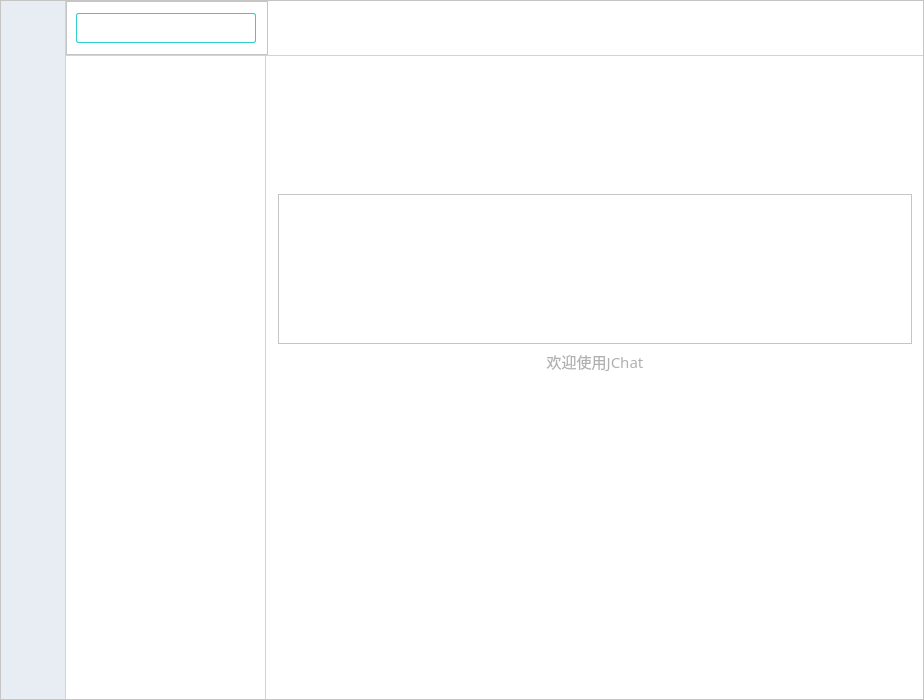
<?xml version="1.0" encoding="UTF-8"?>
<ui version="4.0">
 <class>MainWidgetClass</class>
 <widget class="QWidget" name="MainWidgetClass">
  <property name="geometry">
   <rect>
    <x>0</x>
    <y>0</y>
    <width>924</width>
    <height>700</height>
   </rect>
  </property>
  <property name="focusPolicy">
   <enum>Qt::ClickFocus</enum>
  </property>
  <property name="windowTitle">
   <string/>
  </property>
  <property name="styleSheet">
   <string notr="true">QWidget
{
	font-family:&quot;微软雅黑&quot;;	
	background-color: rgb(255, 255, 255);
}
QPushButton
{
	color: rgb(0, 0, 0);
	border:1px solid rgb(200, 200, 200);
	border-radius:3px;
	min-height:25px;
	min-width:65px;
}
QPushButton:hover
{
	background-color: rgb(242, 246, 251);
}

QPushButton:default
{
	border:none;
	background-color: rgb(57, 209, 206);
	color: rgb(255, 255, 255);
}
QPushButton:default:hover
{
	background-color:rgb(2, 189, 188);
	color: rgb(255, 255, 255);
}

QMenu {
	border: 1px solid rgba(232, 237, 243);
    background-color: white;
}

QMenu::item {
      padding: 2px 25px 2px 20px;
      border: 1px solid transparent; /* reserve space for selection border */
}

QMenu::item:selected {  
      background: rgba(232, 237, 243);
}

QLineEdit {
 	color: rgb(0, 0, 0);
    background-color: rgba(0, 0, 0, 0);
	min-height:22px;
	border:1px solid rgb(57, 209, 206);
	border-radius:2px;
}

QScrollBar:vertical {
	background-color: rgba(0, 0, 0, 0);
	border: none;
	width: 8px;
	margin: 12px 0px 12px 0;
}

QScrollBar::handle:vertical {
	background-color: rgb(148, 148, 148);
	min-height: 25px;
	border-radius: 3px;
}

QScrollBar::sub-line:vertical {
	height: 12px;
	border: none;
	subcontrol-position: top;
	subcontrol-origin: margin;
}

QScrollBar::add-line:vertical {
	height: 12px;
	border: none;
	subcontrol-position: bottom;
	subcontrol-origin: margin;
}

QScrollBar::up-arrow:vertical {
	image: url(:/image/resource/滚动上.png);
}

QScrollBar::down-arrow:vertical {
	image:url(:/image/resource/滚动下.png);
}

QScrollBar::add-page:vertical, QScrollBar::sub-page:vertical {
	background-color: rgba(0, 0, 0, 0);
}

QScrollBar:horizontal {
	background-color: rgba(0, 0, 0, 0);
	border: none;
	height: 8px;
	margin:0 12px 0px 12px;
}

QScrollBar::handle:horizontal {
	
	background-color: rgb(148, 148, 148);
	min-width: 25px;
	border-radius: 3px;
}

QScrollBar::sub-line:horizontal {
	width: 12px;
	border: none;
	subcontrol-position: left;
	subcontrol-origin: margin;
}

QScrollBar::add-line:horizontal {
	width: 12px;
	border: none;
	subcontrol-position: right;
	subcontrol-origin: margin;
}

QScrollBar::left-arrow:horizontal {
	image: url(:/image/resource/滚动Left.png)
}

QScrollBar::right-arrow:horizontal {
	image: url(:/image/resource/滚动Right.png);
}

QScrollBar::add-page:horizontal, QScrollBar::sub-page:horizontal {
	background-color: rgba(0, 0, 0, 0);
}


</string>
  </property>
  <layout class="QVBoxLayout" name="verticalLayout_8">
   <property name="leftMargin">
    <number>0</number>
   </property>
   <property name="topMargin">
    <number>0</number>
   </property>
   <property name="rightMargin">
    <number>0</number>
   </property>
   <property name="bottomMargin">
    <number>0</number>
   </property>
   <item>
    <widget class="QFrame" name="frameContainer">
     <property name="styleSheet">
      <string notr="true"/>
     </property>
     <property name="frameShape">
      <enum>QFrame::StyledPanel</enum>
     </property>
     <property name="frameShadow">
      <enum>QFrame::Raised</enum>
     </property>
     <layout class="QHBoxLayout" name="horizontalLayout_3">
      <property name="spacing">
       <number>0</number>
      </property>
      <property name="leftMargin">
       <number>0</number>
      </property>
      <property name="topMargin">
       <number>0</number>
      </property>
      <property name="rightMargin">
       <number>0</number>
      </property>
      <property name="bottomMargin">
       <number>0</number>
      </property>
      <item>
       <widget class="QFrame" name="frame">
        <property name="minimumSize">
         <size>
          <width>65</width>
          <height>0</height>
         </size>
        </property>
        <property name="maximumSize">
         <size>
          <width>65</width>
          <height>16777215</height>
         </size>
        </property>
        <property name="styleSheet">
         <string notr="true">
QFrame
{
	border:none;
	border-right:1px solid lightgray;
	
	background-color: rgb(232, 237, 243);
}

QToolButton
{
	border:none;
	background-color:transparent;
}

#labelAvatar
{
	border:1px solid rgb(45, 208, 207);
	border:none;
}

#btnMessages
{
	image: url(:/image/resource/聊天2.png);
}
#btnMessages:checked
{
image: url(:/image/resource/聊天2pre.png);
}

#btnContacts
{
	image: url(:/image/resource/通讯录.png);
}
#btnContacts:checked
{
	image: url(:/image/resource/通讯录pre.png);
}

#btnRooms
{
	image: url(:/image/resource/聊天.png);
}
#btnRooms:checked
{
	image: url(:/image/resource/聊天pre.png);
}</string>
        </property>
        <property name="frameShape">
         <enum>QFrame::StyledPanel</enum>
        </property>
        <property name="frameShadow">
         <enum>QFrame::Raised</enum>
        </property>
        <layout class="QVBoxLayout" name="verticalLayout">
         <property name="spacing">
          <number>20</number>
         </property>
         <property name="leftMargin">
          <number>5</number>
         </property>
         <property name="topMargin">
          <number>10</number>
         </property>
         <property name="rightMargin">
          <number>5</number>
         </property>
         <property name="bottomMargin">
          <number>30</number>
         </property>
         <item>
          <layout class="QHBoxLayout" name="horizontalLayout">
           <property name="spacing">
            <number>0</number>
           </property>
           <item>
            <spacer name="horizontalSpacer">
             <property name="orientation">
              <enum>Qt::Horizontal</enum>
             </property>
             <property name="sizeHint" stdset="0">
              <size>
               <width>40</width>
               <height>20</height>
              </size>
             </property>
            </spacer>
           </item>
           <item>
            <widget class="JChat::Label" name="labelAvatar">
             <property name="sizePolicy">
              <sizepolicy hsizetype="Fixed" vsizetype="Fixed">
               <horstretch>0</horstretch>
               <verstretch>0</verstretch>
              </sizepolicy>
             </property>
             <property name="minimumSize">
              <size>
               <width>48</width>
               <height>48</height>
              </size>
             </property>
             <property name="maximumSize">
              <size>
               <width>48</width>
               <height>48</height>
              </size>
             </property>
             <property name="text">
              <string/>
             </property>
             <property name="pixmap">
              <pixmap resource="Resource.qrc">:/image/resource/头像60px.png</pixmap>
             </property>
             <property name="scaledContents">
              <bool>true</bool>
             </property>
            </widget>
           </item>
           <item>
            <spacer name="horizontalSpacer_2">
             <property name="orientation">
              <enum>Qt::Horizontal</enum>
             </property>
             <property name="sizeHint" stdset="0">
              <size>
               <width>40</width>
               <height>20</height>
              </size>
             </property>
            </spacer>
           </item>
          </layout>
         </item>
         <item>
          <spacer name="verticalSpacer_2">
           <property name="orientation">
            <enum>Qt::Vertical</enum>
           </property>
           <property name="sizeType">
            <enum>QSizePolicy::Preferred</enum>
           </property>
           <property name="sizeHint" stdset="0">
            <size>
             <width>20</width>
             <height>100</height>
            </size>
           </property>
          </spacer>
         </item>
         <item>
          <widget class="JChat::ToolButton" name="btnMessages">
           <property name="sizePolicy">
            <sizepolicy hsizetype="Preferred" vsizetype="Preferred">
             <horstretch>0</horstretch>
             <verstretch>0</verstretch>
            </sizepolicy>
           </property>
           <property name="minimumSize">
            <size>
             <width>50</width>
             <height>0</height>
            </size>
           </property>
           <property name="iconSize">
            <size>
             <width>25</width>
             <height>25</height>
            </size>
           </property>
           <property name="checkable">
            <bool>true</bool>
           </property>
           <property name="checked">
            <bool>true</bool>
           </property>
          </widget>
         </item>
         <item>
          <widget class="JChat::ToolButton" name="btnContacts">
           <property name="sizePolicy">
            <sizepolicy hsizetype="Preferred" vsizetype="Preferred">
             <horstretch>0</horstretch>
             <verstretch>0</verstretch>
            </sizepolicy>
           </property>
           <property name="minimumSize">
            <size>
             <width>50</width>
             <height>0</height>
            </size>
           </property>
           <property name="iconSize">
            <size>
             <width>25</width>
             <height>25</height>
            </size>
           </property>
           <property name="checkable">
            <bool>true</bool>
           </property>
          </widget>
         </item>
         <item>
          <widget class="JChat::ToolButton" name="btnRooms">
           <property name="sizePolicy">
            <sizepolicy hsizetype="Preferred" vsizetype="Preferred">
             <horstretch>0</horstretch>
             <verstretch>0</verstretch>
            </sizepolicy>
           </property>
           <property name="minimumSize">
            <size>
             <width>50</width>
             <height>0</height>
            </size>
           </property>
           <property name="iconSize">
            <size>
             <width>25</width>
             <height>25</height>
            </size>
           </property>
           <property name="checkable">
            <bool>true</bool>
           </property>
          </widget>
         </item>
         <item>
          <spacer name="verticalSpacer">
           <property name="orientation">
            <enum>Qt::Vertical</enum>
           </property>
           <property name="sizeType">
            <enum>QSizePolicy::Expanding</enum>
           </property>
           <property name="sizeHint" stdset="0">
            <size>
             <width>20</width>
             <height>350</height>
            </size>
           </property>
          </spacer>
         </item>
         <item>
          <layout class="QVBoxLayout" name="verticalLayout_7">
           <property name="spacing">
            <number>25</number>
           </property>
           <property name="topMargin">
            <number>0</number>
           </property>
           <item>
            <widget class="QToolButton" name="btnAdd">
             <property name="sizePolicy">
              <sizepolicy hsizetype="Preferred" vsizetype="Preferred">
               <horstretch>0</horstretch>
               <verstretch>0</verstretch>
              </sizepolicy>
             </property>
             <property name="text">
              <string/>
             </property>
             <property name="icon">
              <iconset resource="Resource.qrc">
               <normaloff>:/image/resource/添加 常态.png</normaloff>:/image/resource/添加 常态.png</iconset>
             </property>
             <property name="iconSize">
              <size>
               <width>25</width>
               <height>25</height>
              </size>
             </property>
             <property name="popupMode">
              <enum>QToolButton::InstantPopup</enum>
             </property>
             <property name="toolButtonStyle">
              <enum>Qt::ToolButtonIconOnly</enum>
             </property>
             <property name="arrowType">
              <enum>Qt::NoArrow</enum>
             </property>
            </widget>
           </item>
           <item>
            <widget class="QToolButton" name="btnMenu">
             <property name="sizePolicy">
              <sizepolicy hsizetype="Preferred" vsizetype="Preferred">
               <horstretch>0</horstretch>
               <verstretch>0</verstretch>
              </sizepolicy>
             </property>
             <property name="text">
              <string/>
             </property>
             <property name="icon">
              <iconset resource="Resource.qrc">
               <normaloff>:/image/resource/菜单 常态.png</normaloff>:/image/resource/菜单 常态.png</iconset>
             </property>
             <property name="iconSize">
              <size>
               <width>25</width>
               <height>25</height>
              </size>
             </property>
            </widget>
           </item>
          </layout>
         </item>
        </layout>
       </widget>
      </item>
      <item>
       <layout class="QVBoxLayout" name="verticalLayout_2">
        <property name="spacing">
         <number>0</number>
        </property>
        <item>
         <widget class="QFrame" name="frame_header">
          <property name="sizePolicy">
           <sizepolicy hsizetype="MinimumExpanding" vsizetype="Preferred">
            <horstretch>0</horstretch>
            <verstretch>0</verstretch>
           </sizepolicy>
          </property>
          <property name="styleSheet">
           <string notr="true">
#lineEditSearch
{
	height:28px;
	border:1px solid rgb(45, 208, 207);
	border-radius:2px;

}

#frame_header
{
	border:none;
	border-bottom:1px solid lightgray;
}

			#btnClose ,#btnMax, #btnMin
			{ 
				background: none;
				border:none;
				border-radius: 0px;
				padding:0px;
				min-height: 30px;
				min-width: 40px;
			}

			#btnClose:hover,#btnMax:hover,#btnMin:hover
			{ 
				background-color:rgb(203, 203, 203);
			}


</string>
          </property>
          <property name="frameShape">
           <enum>QFrame::StyledPanel</enum>
          </property>
          <property name="frameShadow">
           <enum>QFrame::Raised</enum>
          </property>
          <layout class="QHBoxLayout" name="horizontalLayout_2">
           <property name="spacing">
            <number>1</number>
           </property>
           <property name="leftMargin">
            <number>0</number>
           </property>
           <property name="topMargin">
            <number>0</number>
           </property>
           <property name="rightMargin">
            <number>0</number>
           </property>
           <property name="bottomMargin">
            <number>0</number>
           </property>
           <item>
            <widget class="QFrame" name="frame_7">
             <property name="sizePolicy">
              <sizepolicy hsizetype="Preferred" vsizetype="Preferred">
               <horstretch>0</horstretch>
               <verstretch>0</verstretch>
              </sizepolicy>
             </property>
             <property name="frameShape">
              <enum>QFrame::StyledPanel</enum>
             </property>
             <property name="frameShadow">
              <enum>QFrame::Raised</enum>
             </property>
             <layout class="QHBoxLayout" name="horizontalLayout_8">
              <property name="leftMargin">
               <number>9</number>
              </property>
              <item>
               <widget class="QLineEdit" name="lineEditSearch">
                <property name="sizePolicy">
                 <sizepolicy hsizetype="Preferred" vsizetype="Fixed">
                  <horstretch>0</horstretch>
                  <verstretch>0</verstretch>
                 </sizepolicy>
                </property>
                <property name="minimumSize">
                 <size>
                  <width>180</width>
                  <height>30</height>
                 </size>
                </property>
                <property name="maximumSize">
                 <size>
                  <width>180</width>
                  <height>16777215</height>
                 </size>
                </property>
               </widget>
              </item>
             </layout>
            </widget>
           </item>
           <item>
            <spacer name="horizontalSpacer_3">
             <property name="orientation">
              <enum>Qt::Horizontal</enum>
             </property>
             <property name="sizeHint" stdset="0">
              <size>
               <width>40</width>
               <height>20</height>
              </size>
             </property>
            </spacer>
           </item>
           <item>
            <layout class="QVBoxLayout" name="verticalLayout_12">
             <property name="spacing">
              <number>0</number>
             </property>
             <property name="topMargin">
              <number>0</number>
             </property>
             <property name="rightMargin">
              <number>0</number>
             </property>
             <property name="bottomMargin">
              <number>0</number>
             </property>
             <item>
              <layout class="QHBoxLayout" name="horizontalLayout_10">
               <property name="leftMargin">
                <number>0</number>
               </property>
               <item>
                <widget class="QToolButton" name="btnMin">
                 <property name="text">
                  <string/>
                 </property>
                </widget>
               </item>
               <item>
                <widget class="QToolButton" name="btnMax">
                 <property name="text">
                  <string/>
                 </property>
                </widget>
               </item>
               <item>
                <widget class="QToolButton" name="btnClose">
                 <property name="sizePolicy">
                  <sizepolicy hsizetype="Minimum" vsizetype="Fixed">
                   <horstretch>0</horstretch>
                   <verstretch>0</verstretch>
                  </sizepolicy>
                 </property>
                 <property name="styleSheet">
                  <string notr="true"/>
                 </property>
                 <property name="text">
                  <string/>
                 </property>
                </widget>
               </item>
              </layout>
             </item>
             <item>
              <spacer name="verticalSpacer_7">
               <property name="orientation">
                <enum>Qt::Vertical</enum>
               </property>
               <property name="sizeType">
                <enum>QSizePolicy::Ignored</enum>
               </property>
               <property name="sizeHint" stdset="0">
                <size>
                 <width>20</width>
                 <height>20</height>
                </size>
               </property>
              </spacer>
             </item>
            </layout>
           </item>
          </layout>
         </widget>
        </item>
        <item>
         <widget class="QStackedWidget" name="stackedWidget">
          <property name="styleSheet">
           <string notr="true">#stackedWidget
{
	border:none;
}



</string>
          </property>
          <widget class="QWidget" name="pageMessages">
           <property name="styleSheet">
            <string notr="true">#listConversation
{
	border:none;
	border-right:1px solid lightgray;
	outline:none;
}

#listConversation::item
{
	border:none;
	border-top:1px solid lightgray;
}

#listConversation::item:selected
{	
	background-color: #F3F7FB ;
}

#listConversation::item:first
{
	border:none;
}



#stackedWidgetChat
{
	border:none;
}</string>
           </property>
           <layout class="QVBoxLayout" name="verticalLayout_3">
            <property name="leftMargin">
             <number>0</number>
            </property>
            <property name="topMargin">
             <number>0</number>
            </property>
            <property name="rightMargin">
             <number>0</number>
            </property>
            <property name="bottomMargin">
             <number>0</number>
            </property>
            <item>
             <widget class="QSplitter" name="splitter">
              <property name="orientation">
               <enum>Qt::Horizontal</enum>
              </property>
              <property name="handleWidth">
               <number>1</number>
              </property>
              <property name="childrenCollapsible">
               <bool>false</bool>
              </property>
              <widget class="QListView" name="listConversation">
               <property name="sizePolicy">
                <sizepolicy hsizetype="Minimum" vsizetype="Expanding">
                 <horstretch>1</horstretch>
                 <verstretch>0</verstretch>
                </sizepolicy>
               </property>
               <property name="minimumSize">
                <size>
                 <width>200</width>
                 <height>0</height>
                </size>
               </property>
               <property name="maximumSize">
                <size>
                 <width>300</width>
                 <height>16777215</height>
                </size>
               </property>
               <property name="verticalScrollBarPolicy">
                <enum>Qt::ScrollBarAsNeeded</enum>
               </property>
               <property name="horizontalScrollBarPolicy">
                <enum>Qt::ScrollBarAlwaysOff</enum>
               </property>
               <property name="editTriggers">
                <set>QAbstractItemView::NoEditTriggers</set>
               </property>
               <property name="verticalScrollMode">
                <enum>QAbstractItemView::ScrollPerPixel</enum>
               </property>
               <property name="horizontalScrollMode">
                <enum>QAbstractItemView::ScrollPerItem</enum>
               </property>
              </widget>
              <widget class="QStackedWidget" name="stackedWidgetChat">
               <property name="sizePolicy">
                <sizepolicy hsizetype="Preferred" vsizetype="Preferred">
                 <horstretch>100</horstretch>
                 <verstretch>0</verstretch>
                </sizepolicy>
               </property>
               <widget class="QWidget" name="page">
                <layout class="QVBoxLayout" name="Layout_4">
                 <property name="bottomMargin">
                  <number>200</number>
                 </property>
                 <item>
                  <spacer name="verticalSpacer_4">
                   <property name="orientation">
                    <enum>Qt::Vertical</enum>
                   </property>
                   <property name="sizeHint" stdset="0">
                    <size>
                     <width>20</width>
                     <height>40</height>
                    </size>
                   </property>
                  </spacer>
                 </item>
                 <item>
                  <widget class="QFrame" name="frame_2">
                   <property name="minimumSize">
                    <size>
                     <width>150</width>
                     <height>150</height>
                    </size>
                   </property>
                   <property name="styleSheet">
                    <string notr="true">
image: url(:/image/resource/欢迎页.png);</string>
                   </property>
                   <property name="frameShape">
                    <enum>QFrame::StyledPanel</enum>
                   </property>
                   <property name="frameShadow">
                    <enum>QFrame::Raised</enum>
                   </property>
                  </widget>
                 </item>
                 <item>
                  <widget class="QLabel" name="label_4">
                   <property name="font">
                    <font>
                     <family>微软雅黑</family>
                     <pointsize>11</pointsize>
                    </font>
                   </property>
                   <property name="styleSheet">
                    <string notr="true">color: rgb(176, 176, 176);</string>
                   </property>
                   <property name="text">
                    <string>欢迎使用JChat</string>
                   </property>
                   <property name="alignment">
                    <set>Qt::AlignCenter</set>
                   </property>
                  </widget>
                 </item>
                 <item>
                  <spacer name="verticalSpacer_3">
                   <property name="orientation">
                    <enum>Qt::Vertical</enum>
                   </property>
                   <property name="sizeHint" stdset="0">
                    <size>
                     <width>20</width>
                     <height>40</height>
                    </size>
                   </property>
                  </spacer>
                 </item>
                </layout>
               </widget>
              </widget>
             </widget>
            </item>
           </layout>
          </widget>
          <widget class="QWidget" name="pageContacts">
           <property name="styleSheet">
            <string notr="true">#listContactType
{
	border:none;
	border-right:1px solid lightgray;
}

#listContactType::item
{
	min-height:30px;
}


#stackedWidgetContact
{
	border:none;
}</string>
           </property>
           <layout class="QVBoxLayout" name="verticalLayout_4">
            <property name="leftMargin">
             <number>0</number>
            </property>
            <property name="topMargin">
             <number>0</number>
            </property>
            <property name="rightMargin">
             <number>0</number>
            </property>
            <property name="bottomMargin">
             <number>0</number>
            </property>
            <item>
             <widget class="QSplitter" name="splitter_2">
              <property name="orientation">
               <enum>Qt::Horizontal</enum>
              </property>
              <property name="handleWidth">
               <number>1</number>
              </property>
              <property name="childrenCollapsible">
               <bool>false</bool>
              </property>
              <widget class="QListView" name="listContactType">
               <property name="sizePolicy">
                <sizepolicy hsizetype="Minimum" vsizetype="Expanding">
                 <horstretch>1</horstretch>
                 <verstretch>0</verstretch>
                </sizepolicy>
               </property>
               <property name="minimumSize">
                <size>
                 <width>200</width>
                 <height>0</height>
                </size>
               </property>
               <property name="maximumSize">
                <size>
                 <width>300</width>
                 <height>16777215</height>
                </size>
               </property>
               <property name="styleSheet">
                <string notr="true">QListView::item
{
	min-height:35px;

}</string>
               </property>
               <property name="verticalScrollBarPolicy">
                <enum>Qt::ScrollBarAlwaysOff</enum>
               </property>
               <property name="horizontalScrollBarPolicy">
                <enum>Qt::ScrollBarAlwaysOff</enum>
               </property>
               <property name="editTriggers">
                <set>QAbstractItemView::NoEditTriggers</set>
               </property>
              </widget>
              <widget class="QStackedWidget" name="stackedWidgetContact">
               <property name="sizePolicy">
                <sizepolicy hsizetype="MinimumExpanding" vsizetype="Preferred">
                 <horstretch>100</horstretch>
                 <verstretch>0</verstretch>
                </sizepolicy>
               </property>
               <property name="styleSheet">
                <string notr="true">QListView
{
	border:none;
}
</string>
               </property>
               <property name="frameShape">
                <enum>QFrame::StyledPanel</enum>
               </property>
               <property name="currentIndex">
                <number>0</number>
               </property>
               <widget class="QWidget" name="pageFriendEvent">
                <layout class="QVBoxLayout" name="verticalLayout_9">
                 <property name="leftMargin">
                  <number>10</number>
                 </property>
                 <property name="topMargin">
                  <number>0</number>
                 </property>
                 <property name="rightMargin">
                  <number>10</number>
                 </property>
                 <property name="bottomMargin">
                  <number>0</number>
                 </property>
                 <item>
                  <widget class="QFrame" name="frame_5">
                   <property name="frameShape">
                    <enum>QFrame::StyledPanel</enum>
                   </property>
                   <property name="frameShadow">
                    <enum>QFrame::Raised</enum>
                   </property>
                   <layout class="QHBoxLayout" name="horizontalLayout_7">
                    <item>
                     <widget class="QLabel" name="label_3">
                      <property name="font">
                       <font>
                        <family>微软雅黑</family>
                        <pointsize>14</pointsize>
                       </font>
                      </property>
                      <property name="text">
                       <string>验证消息</string>
                      </property>
                     </widget>
                    </item>
                    <item>
                     <spacer name="horizontalSpacer_6">
                      <property name="orientation">
                       <enum>Qt::Horizontal</enum>
                      </property>
                      <property name="sizeHint" stdset="0">
                       <size>
                        <width>200</width>
                        <height>20</height>
                       </size>
                      </property>
                     </spacer>
                    </item>
                   </layout>
                  </widget>
                 </item>
                 <item>
                  <widget class="QTabWidget" name="tabWidget">
                   <property name="styleSheet">
                    <string notr="true">QTabWidget
{
	border:none;

}
 QTabWidget::pane {
     border:none;
  }
QTabBar::tab {
  	font-size:12pt;
  	border: none;
	padding:0px 5px;
	min-width: 66px;
}

 QTabBar::tab:selected, QTabBar::tab:hover {
   
 }

QTabBar::tab:selected {
    
	color: rgb(45, 208, 207);
}

QTabBar::tab:!selected {
     
 }</string>
                   </property>
                   <property name="currentIndex">
                    <number>0</number>
                   </property>
                   <widget class="QWidget" name="tabFriendEvent">
                    <attribute name="title">
                     <string>好友验证</string>
                    </attribute>
                    <layout class="QVBoxLayout" name="verticalLayout_10">
                     <item>
                      <widget class="JChat::FriendEventListWidget" name="listWidgetFriendEvent">
                       <property name="sizePolicy">
                        <sizepolicy hsizetype="Preferred" vsizetype="Expanding">
                         <horstretch>0</horstretch>
                         <verstretch>0</verstretch>
                        </sizepolicy>
                       </property>
                       <property name="editTriggers">
                        <set>QAbstractItemView::NoEditTriggers</set>
                       </property>
                      </widget>
                     </item>
                    </layout>
                   </widget>
                   <widget class="QWidget" name="tabGroupEvent">
                    <attribute name="title">
                     <string>群组验证</string>
                    </attribute>
                    <layout class="QVBoxLayout" name="verticalLayout_11">
                     <item>
                      <widget class="JChat::GroupEventWidget" name="listWidgetGroupEvent"/>
                     </item>
                    </layout>
                   </widget>
                  </widget>
                 </item>
                </layout>
               </widget>
               <widget class="QWidget" name="pageFriend">
                <layout class="QVBoxLayout" name="verticalLayout_5">
                 <property name="leftMargin">
                  <number>10</number>
                 </property>
                 <property name="topMargin">
                  <number>0</number>
                 </property>
                 <property name="rightMargin">
                  <number>10</number>
                 </property>
                 <property name="bottomMargin">
                  <number>0</number>
                 </property>
                 <item>
                  <widget class="QFrame" name="frame_3">
                   <property name="frameShape">
                    <enum>QFrame::StyledPanel</enum>
                   </property>
                   <property name="frameShadow">
                    <enum>QFrame::Raised</enum>
                   </property>
                   <layout class="QHBoxLayout" name="horizontalLayout_5">
                    <item>
                     <widget class="QLabel" name="label">
                      <property name="font">
                       <font>
                        <family>微软雅黑</family>
                        <pointsize>14</pointsize>
                       </font>
                      </property>
                      <property name="text">
                       <string>好友</string>
                      </property>
                     </widget>
                    </item>
                    <item>
                     <spacer name="horizontalSpacer_4">
                      <property name="orientation">
                       <enum>Qt::Horizontal</enum>
                      </property>
                      <property name="sizeHint" stdset="0">
                       <size>
                        <width>200</width>
                        <height>20</height>
                       </size>
                      </property>
                     </spacer>
                    </item>
                   </layout>
                  </widget>
                 </item>
                 <item>
                  <widget class="QListView" name="listViewFriend">
                   <property name="sizePolicy">
                    <sizepolicy hsizetype="Preferred" vsizetype="Expanding">
                     <horstretch>0</horstretch>
                     <verstretch>0</verstretch>
                    </sizepolicy>
                   </property>
                   <property name="editTriggers">
                    <set>QAbstractItemView::NoEditTriggers</set>
                   </property>
                  </widget>
                 </item>
                </layout>
               </widget>
               <widget class="QWidget" name="pageGroup">
                <layout class="QVBoxLayout" name="verticalLayout_6">
                 <property name="leftMargin">
                  <number>10</number>
                 </property>
                 <property name="topMargin">
                  <number>0</number>
                 </property>
                 <property name="rightMargin">
                  <number>10</number>
                 </property>
                 <property name="bottomMargin">
                  <number>0</number>
                 </property>
                 <item>
                  <widget class="QFrame" name="frame_4">
                   <property name="frameShape">
                    <enum>QFrame::StyledPanel</enum>
                   </property>
                   <property name="frameShadow">
                    <enum>QFrame::Raised</enum>
                   </property>
                   <layout class="QHBoxLayout" name="horizontalLayout_6">
                    <item>
                     <widget class="QLabel" name="label_2">
                      <property name="font">
                       <font>
                        <family>微软雅黑</family>
                        <pointsize>14</pointsize>
                       </font>
                      </property>
                      <property name="text">
                       <string>群组</string>
                      </property>
                     </widget>
                    </item>
                    <item>
                     <spacer name="horizontalSpacer_5">
                      <property name="orientation">
                       <enum>Qt::Horizontal</enum>
                      </property>
                      <property name="sizeHint" stdset="0">
                       <size>
                        <width>200</width>
                        <height>20</height>
                       </size>
                      </property>
                     </spacer>
                    </item>
                   </layout>
                  </widget>
                 </item>
                 <item>
                  <widget class="QListView" name="listViewGroup">
                   <property name="sizePolicy">
                    <sizepolicy hsizetype="Preferred" vsizetype="Expanding">
                     <horstretch>0</horstretch>
                     <verstretch>0</verstretch>
                    </sizepolicy>
                   </property>
                  </widget>
                 </item>
                </layout>
               </widget>
              </widget>
             </widget>
            </item>
           </layout>
          </widget>
          <widget class="QWidget" name="pageRooms">
           <property name="styleSheet">
            <string notr="true">#listRoom
{
	border:none;
	border-right:1px solid lightgray;
	outline:none;
}

#listRoom::item
{
	border:none;
	border-top:1px solid lightgray;
}

#listRoom::item:selected
{	
	background-color: rgb(213, 237, 254);
}

#listRoom::item:first
{
	border:none;
}



#stackedWidgetRoom
{
	border:none;
}</string>
           </property>
           <layout class="QHBoxLayout" name="horizontalLayout_4">
            <property name="leftMargin">
             <number>0</number>
            </property>
            <property name="topMargin">
             <number>0</number>
            </property>
            <property name="rightMargin">
             <number>0</number>
            </property>
            <property name="bottomMargin">
             <number>0</number>
            </property>
            <item>
             <widget class="QSplitter" name="splitter_3">
              <property name="orientation">
               <enum>Qt::Horizontal</enum>
              </property>
              <widget class="QListView" name="listRoom">
               <property name="sizePolicy">
                <sizepolicy hsizetype="Minimum" vsizetype="Expanding">
                 <horstretch>1</horstretch>
                 <verstretch>0</verstretch>
                </sizepolicy>
               </property>
               <property name="minimumSize">
                <size>
                 <width>200</width>
                 <height>0</height>
                </size>
               </property>
               <property name="maximumSize">
                <size>
                 <width>300</width>
                 <height>16777215</height>
                </size>
               </property>
               <property name="verticalScrollBarPolicy">
                <enum>Qt::ScrollBarAsNeeded</enum>
               </property>
               <property name="horizontalScrollBarPolicy">
                <enum>Qt::ScrollBarAlwaysOff</enum>
               </property>
               <property name="editTriggers">
                <set>QAbstractItemView::NoEditTriggers</set>
               </property>
               <property name="verticalScrollMode">
                <enum>QAbstractItemView::ScrollPerPixel</enum>
               </property>
               <property name="horizontalScrollMode">
                <enum>QAbstractItemView::ScrollPerItem</enum>
               </property>
              </widget>
              <widget class="QStackedWidget" name="stackedWidgetRoom">
               <property name="sizePolicy">
                <sizepolicy hsizetype="Preferred" vsizetype="Preferred">
                 <horstretch>100</horstretch>
                 <verstretch>0</verstretch>
                </sizepolicy>
               </property>
               <widget class="QWidget" name="pageWelcome">
                <layout class="QVBoxLayout" name="Layout_5">
                 <property name="bottomMargin">
                  <number>200</number>
                 </property>
                 <item>
                  <spacer name="verticalSpacer_5">
                   <property name="orientation">
                    <enum>Qt::Vertical</enum>
                   </property>
                   <property name="sizeHint" stdset="0">
                    <size>
                     <width>20</width>
                     <height>40</height>
                    </size>
                   </property>
                  </spacer>
                 </item>
                 <item>
                  <widget class="QFrame" name="frame_6">
                   <property name="minimumSize">
                    <size>
                     <width>150</width>
                     <height>150</height>
                    </size>
                   </property>
                   <property name="styleSheet">
                    <string notr="true">
image: url(:/image/resource/欢迎页.png);</string>
                   </property>
                   <property name="frameShape">
                    <enum>QFrame::StyledPanel</enum>
                   </property>
                   <property name="frameShadow">
                    <enum>QFrame::Raised</enum>
                   </property>
                  </widget>
                 </item>
                 <item>
                  <widget class="QLabel" name="label_5">
                   <property name="font">
                    <font>
                     <family>微软雅黑</family>
                     <pointsize>11</pointsize>
                    </font>
                   </property>
                   <property name="styleSheet">
                    <string notr="true">color: rgb(176, 176, 176);</string>
                   </property>
                   <property name="text">
                    <string>欢迎使用JChat</string>
                   </property>
                   <property name="alignment">
                    <set>Qt::AlignCenter</set>
                   </property>
                  </widget>
                 </item>
                 <item>
                  <spacer name="verticalSpacer_6">
                   <property name="orientation">
                    <enum>Qt::Vertical</enum>
                   </property>
                   <property name="sizeHint" stdset="0">
                    <size>
                     <width>20</width>
                     <height>40</height>
                    </size>
                   </property>
                  </spacer>
                 </item>
                </layout>
               </widget>
               <widget class="JChat::RoomInfoPage" name="pageRoomInfo"/>
              </widget>
             </widget>
            </item>
           </layout>
          </widget>
         </widget>
        </item>
       </layout>
      </item>
     </layout>
    </widget>
   </item>
  </layout>
 </widget>
 <layoutdefault spacing="6" margin="11"/>
 <customwidgets>
  <customwidget>
   <class>JChat::Label</class>
   <extends>QLabel</extends>
   <header>Label.h</header>
  </customwidget>
  <customwidget>
   <class>JChat::FriendEventListWidget</class>
   <extends>QListWidget</extends>
   <header>friendeventlistwidget.h</header>
  </customwidget>
  <customwidget>
   <class>JChat::ToolButton</class>
   <extends>QToolButton</extends>
   <header>ToolButton.h</header>
  </customwidget>
  <customwidget>
   <class>JChat::RoomInfoPage</class>
   <extends>QWidget</extends>
   <header>RoomInfoPage.h</header>
   <container>1</container>
  </customwidget>
  <customwidget>
   <class>JChat::GroupEventWidget</class>
   <extends>QListWidget</extends>
   <header>GroupEventWidget.h</header>
  </customwidget>
 </customwidgets>
 <resources>
  <include location="Resource.qrc"/>
 </resources>
 <connections/>
</ui>
